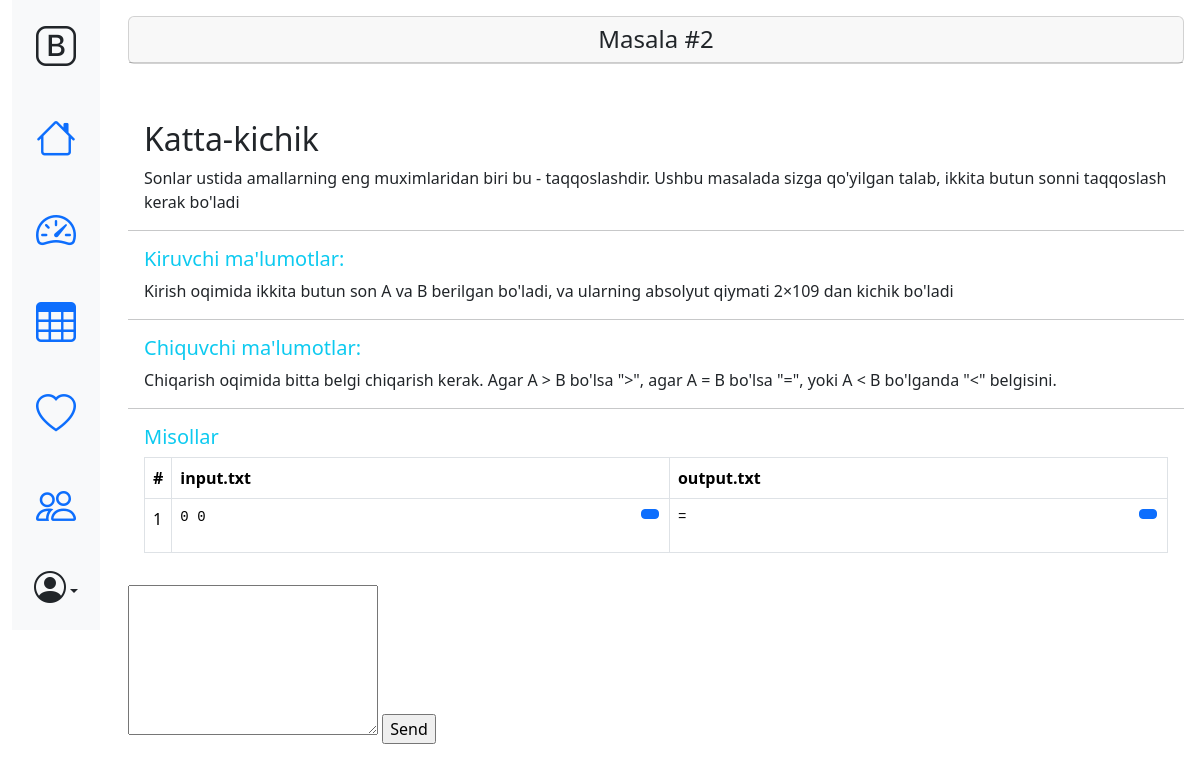
The page /tasks/2/ (signed in) on the database its author committed.
### masalalar/models.py (models this page shows, shortened)
class Masala(models.Model):
    title = models.CharField(max_length=50)
    body = models.TextField()
    input_data = models.TextField(null=True, blank=True)
    output_data = models.TextField(null=True, blank=True)
    example_input = models.CharField(max_length=150)
    example_output = models.CharField(max_length=150)

### masalalar/views.py (the view)
# urls.py: path('<int:id>/', views.Task, name='task'),
@login_required()
def Task(request, id):
    task = Masala.objects.get(id=id)
    return render(request, 'masalalar/masala.html', {'task': task})

### masalalar/templates/masalalar/masala.html (shortened to what this page needs)
{% extends 'base.html' %}
{% block content %}
<div class="col-12 mb-3">
    <div class="card mb-3">
            <h1 class="h4 card-header text-center">
            Masala #{{task.id}}
        </h1>
    </div>
        <div class="px-3">
                            <span class="badge badge-info text-white float-right" onclick="driver.start()" id="info">
            </span>
            <h2 class="mt-3">{{task.title}}</h2>
            <div class="card-text task-contents">
                <p>{{task.body}}</p>
            </div>
        </div>
        <hr>
        <div class="px-3">
            <div class="h5 text-info" id="input_info">Kiruvchi ma'lumotlar:</div>
            <div class="card-text task-contents">
                <p>{{task.input_data}}</p>
            </div>
        </div>
        <hr>
        <div class="px-3">
            <div class="h5 text-info" id="output_info">Chiquvchi ma'lumotlar:</div>
            <div class="card-text task-contents">
                <p>{{task.output_data}}</p>
            </div>
        </div>
        <hr>
        <div class="px-3 h5 text-info">Misollar</div>
        <div class="table-responsive px-3">
            <table class="table table-bordered table-hover monotext notranslate">
                <tbody><tr>
                    <th class="pl-3" width="50">#</th>
                    <th width="50%">input.txt</th>
                    <th width="50%">output.txt</th>
                </tr>
                                    <tr>
                        <td class="pl-3">1</td>
                        <td class="position-relative">
                            <pre>{{task.example_input}}</pre>
                            <button class="btn btn-primary btn-sm clip-copy position-absolute" style="top: 10px; right: 10px" data-clipboard-text="2 3" data-original-title="" title="">
                            </button>
                        </td>
                        <td class="position-relative">
                            <pre>{{task.example_output}}</pre>
                            <button class="btn btn-primary btn-sm clip-copy position-absolute" style="top: 10px; right: 10px" data-clipboard-text="5" data-original-title="" title="">
                            </button>
                        </td>
                    </tr>
                            </tbody></table>
        </div>
            </div>
    {% if user.is_authenticated %}
        <form action="{% url 'result' task.id %}" method="POST">
            <textarea name="code" style="width:250px;height:150px;"></textarea>
            <input type="submit" value="Send">
        </form>
    {% endif %}
{% endblock %}

### rows shown on the page
Masala: id "2", title "Katta-kichik", body "Sonlar ustida amallarning eng muximlaridan biri bu - taqqoslashdir. Ushbu masalada sizga qo'yilgan talab, ikkita butun sonni taqqoslash kerak bo'ladi", input_data "Kirish oqimida ikkita butun son A va B berilgan bo'ladi, va ularning absolyut qiymati 2×109 dan kichik bo'ladi", output_data "Chiqarish oqimida bitta belgi chiqarish kerak. Agar A > B bo'lsa \">\", agar A = B bo'lsa \"=\", yoki A < B bo'lganda \"<\" belgisini.", example_input "0 0", example_output "="
